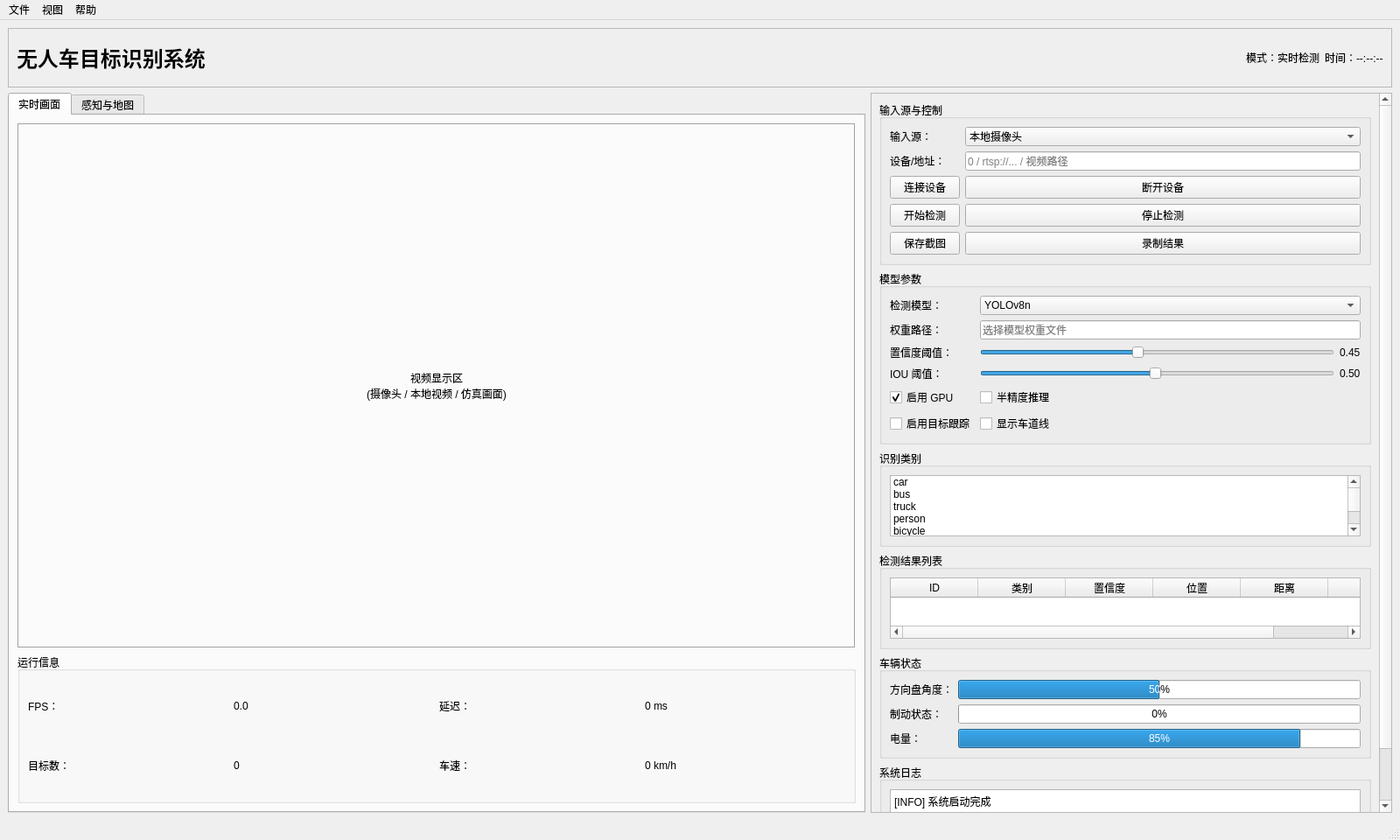
<?xml version="1.0" encoding="UTF-8"?>
<ui version="4.0">
 <class>MainWindow</class>
 <widget class="QMainWindow" name="MainWindow">
  <property name="geometry">
   <rect>
    <x>0</x>
    <y>0</y>
    <width>1600</width>
    <height>960</height>
   </rect>
  </property>
  <property name="windowTitle">
   <string>无人车目标识别系统</string>
  </property>
  <widget class="QWidget" name="centralwidget">
   <layout class="QVBoxLayout" name="verticalLayout_main">
    <item>
     <widget class="QFrame" name="frame_header">
      <property name="frameShape">
       <enum>QFrame::StyledPanel</enum>
      </property>
      <property name="frameShadow">
       <enum>QFrame::Raised</enum>
      </property>
      <layout class="QHBoxLayout" name="horizontalLayout_header">
       <item>
        <widget class="QLabel" name="label_title">
         <property name="minimumSize">
          <size>
           <width>0</width>
           <height>48</height>
          </size>
         </property>
         <property name="font">
          <font>
           <family>Microsoft YaHei</family>
           <pointsize>18</pointsize>
           <bold>true</bold>
           <weight>75</weight>
          </font>
         </property>
         <property name="text">
          <string>无人车目标识别系统</string>
         </property>
        </widget>
       </item>
       <item>
        <spacer name="horizontalSpacer_header">
         <property name="orientation">
          <enum>Qt::Horizontal</enum>
         </property>
         <property name="sizeHint" stdset="0">
          <size>
           <width>40</width>
           <height>20</height>
          </size>
         </property>
        </spacer>
       </item>
       <item>
        <widget class="QLabel" name="label_project">
         <property name="text">
          <string>模式：实时检测</string>
         </property>
        </widget>
       </item>
       <item>
        <widget class="QLabel" name="label_time">
         <property name="text">
          <string>时间：--:--:--</string>
         </property>
        </widget>
       </item>
      </layout>
     </widget>
    </item>
    <item>
     <layout class="QHBoxLayout" name="horizontalLayout_body">
      <item>
       <widget class="QTabWidget" name="tabWidget_left">
        <property name="minimumSize">
         <size>
          <width>980</width>
          <height>0</height>
         </size>
        </property>
        <property name="currentIndex">
         <number>0</number>
        </property>
        <widget class="QWidget" name="tab_realtime">
         <attribute name="title">
          <string>实时画面</string>
         </attribute>
         <layout class="QVBoxLayout" name="verticalLayout_realtime">
          <item>
           <widget class="QFrame" name="frame_video">
            <property name="frameShape">
             <enum>QFrame::Box</enum>
            </property>
            <property name="frameShadow">
             <enum>QFrame::Sunken</enum>
            </property>
            <property name="minimumSize">
             <size>
              <width>0</width>
              <height>600</height>
             </size>
            </property>
            <layout class="QVBoxLayout" name="verticalLayout_video">
             <item>
              <widget class="QLabel" name="label_video">
               <property name="minimumSize">
                <size>
                 <width>0</width>
                 <height>560</height>
                </size>
               </property>
               <property name="frameShape">
                <enum>QFrame::NoFrame</enum>
               </property>
               <property name="alignment">
                <set>Qt::AlignCenter</set>
               </property>
               <property name="text">
                <string>视频显示区
(摄像头 / 本地视频 / 仿真画面)</string>
               </property>
              </widget>
             </item>
            </layout>
           </widget>
          </item>
          <item>
           <layout class="QHBoxLayout" name="horizontalLayout_video_info">
            <item>
             <widget class="QGroupBox" name="groupBox_runtime">
              <property name="title">
               <string>运行信息</string>
              </property>
              <layout class="QGridLayout" name="gridLayout_runtime">
               <item row="0" column="0">
                <widget class="QLabel" name="label_fps_title">
                 <property name="text">
                  <string>FPS：</string>
                 </property>
                </widget>
               </item>
               <item row="0" column="1">
                <widget class="QLabel" name="label_fps_value">
                 <property name="text">
                  <string>0.0</string>
                 </property>
                </widget>
               </item>
               <item row="0" column="2">
                <widget class="QLabel" name="label_latency_title">
                 <property name="text">
                  <string>延迟：</string>
                 </property>
                </widget>
               </item>
               <item row="0" column="3">
                <widget class="QLabel" name="label_latency_value">
                 <property name="text">
                  <string>0 ms</string>
                 </property>
                </widget>
               </item>
               <item row="1" column="0">
                <widget class="QLabel" name="label_objects_title">
                 <property name="text">
                  <string>目标数：</string>
                 </property>
                </widget>
               </item>
               <item row="1" column="1">
                <widget class="QLabel" name="label_objects_value">
                 <property name="text">
                  <string>0</string>
                 </property>
                </widget>
               </item>
               <item row="1" column="2">
                <widget class="QLabel" name="label_speed_title">
                 <property name="text">
                  <string>车速：</string>
                 </property>
                </widget>
               </item>
               <item row="1" column="3">
                <widget class="QLabel" name="label_speed_value">
                 <property name="text">
                  <string>0 km/h</string>
                 </property>
                </widget>
               </item>
              </layout>
             </widget>
            </item>
           </layout>
          </item>
         </layout>
        </widget>
        <widget class="QWidget" name="tab_map">
         <attribute name="title">
          <string>感知与地图</string>
         </attribute>
         <layout class="QVBoxLayout" name="verticalLayout_map">
          <item>
           <widget class="QSplitter" name="splitter_map">
            <property name="orientation">
             <enum>Qt::Horizontal</enum>
            </property>
            <widget class="QFrame" name="frame_bev">
             <property name="frameShape">
              <enum>QFrame::Box</enum>
             </property>
             <layout class="QVBoxLayout" name="verticalLayout_bev">
              <item>
               <widget class="QLabel" name="label_bev">
                <property name="alignment">
                 <set>Qt::AlignCenter</set>
                </property>
                <property name="text">
                 <string>BEV / 鸟瞰视图</string>
                </property>
               </widget>
              </item>
             </layout>
            </widget>
            <widget class="QFrame" name="frame_map">
             <property name="frameShape">
              <enum>QFrame::Box</enum>
             </property>
             <layout class="QVBoxLayout" name="verticalLayout_mapview">
              <item>
               <widget class="QLabel" name="label_mapview">
                <property name="alignment">
                 <set>Qt::AlignCenter</set>
                </property>
                <property name="text">
                 <string>地图 / 路径规划预览</string>
                </property>
               </widget>
              </item>
             </layout>
            </widget>
           </widget>
          </item>
         </layout>
        </widget>
       </widget>
      </item>
      <item>
       <widget class="QScrollArea" name="scrollArea_right">
        <property name="widgetResizable">
         <bool>true</bool>
        </property>
        <widget class="QWidget" name="scrollAreaWidgetContents">
         <property name="geometry">
          <rect>
           <x>0</x>
           <y>0</y>
           <width>500</width>
           <height>1400</height>
          </rect>
         </property>
         <layout class="QVBoxLayout" name="verticalLayout_rightpanel">
          <item>
           <widget class="QGroupBox" name="groupBox_input">
            <property name="title">
             <string>输入源与控制</string>
            </property>
            <layout class="QGridLayout" name="gridLayout_input">
             <item row="0" column="0">
              <widget class="QLabel" name="label_source">
               <property name="text">
                <string>输入源：</string>
               </property>
              </widget>
             </item>
             <item row="0" column="1">
              <widget class="QComboBox" name="comboBox_source">
               <item>
                <property name="text">
                 <string>本地摄像头</string>
                </property>
               </item>
               <item>
                <property name="text">
                 <string>网络摄像头</string>
                </property>
               </item>
               <item>
                <property name="text">
                 <string>本地视频文件</string>
                </property>
               </item>
               <item>
                <property name="text">
                 <string>仿真数据流</string>
                </property>
               </item>
              </widget>
             </item>
             <item row="1" column="0">
              <widget class="QLabel" name="label_device_id">
               <property name="text">
                <string>设备/地址：</string>
               </property>
              </widget>
             </item>
             <item row="1" column="1">
              <widget class="QLineEdit" name="lineEdit_device">
               <property name="placeholderText">
                <string>0 / rtsp://... / 视频路径</string>
               </property>
              </widget>
             </item>
             <item row="2" column="0">
              <widget class="QPushButton" name="pushButton_connect">
               <property name="text">
                <string>连接设备</string>
               </property>
              </widget>
             </item>
             <item row="2" column="1">
              <widget class="QPushButton" name="pushButton_disconnect">
               <property name="text">
                <string>断开设备</string>
               </property>
              </widget>
             </item>
             <item row="3" column="0">
              <widget class="QPushButton" name="pushButton_start">
               <property name="text">
                <string>开始检测</string>
               </property>
              </widget>
             </item>
             <item row="3" column="1">
              <widget class="QPushButton" name="pushButton_stop">
               <property name="text">
                <string>停止检测</string>
               </property>
              </widget>
             </item>
             <item row="4" column="0">
              <widget class="QPushButton" name="pushButton_snapshot">
               <property name="text">
                <string>保存截图</string>
               </property>
              </widget>
             </item>
             <item row="4" column="1">
              <widget class="QPushButton" name="pushButton_record">
               <property name="text">
                <string>录制结果</string>
               </property>
              </widget>
             </item>
            </layout>
           </widget>
          </item>
          <item>
           <widget class="QGroupBox" name="groupBox_model">
            <property name="title">
             <string>模型参数</string>
            </property>
            <layout class="QGridLayout" name="gridLayout_model">
             <item row="0" column="0">
              <widget class="QLabel" name="label_model">
               <property name="text">
                <string>检测模型：</string>
               </property>
              </widget>
             </item>
             <item row="0" column="1">
              <widget class="QComboBox" name="comboBox_model">
               <item>
                <property name="text">
                 <string>YOLOv8n</string>
                </property>
               </item>
               <item>
                <property name="text">
                 <string>YOLOv8s</string>
                </property>
               </item>
               <item>
                <property name="text">
                 <string>YOLOv8m</string>
                </property>
               </item>
               <item>
                <property name="text">
                 <string>自定义ONNX</string>
                </property>
               </item>
              </widget>
             </item>
             <item row="1" column="0">
              <widget class="QLabel" name="label_weight">
               <property name="text">
                <string>权重路径：</string>
               </property>
              </widget>
             </item>
             <item row="1" column="1">
              <widget class="QLineEdit" name="lineEdit_weight">
               <property name="placeholderText">
                <string>选择模型权重文件</string>
               </property>
              </widget>
             </item>
             <item row="2" column="0">
              <widget class="QLabel" name="label_confidence">
               <property name="text">
                <string>置信度阈值：</string>
               </property>
              </widget>
             </item>
             <item row="2" column="1">
              <layout class="QHBoxLayout" name="horizontalLayout_confidence">
               <item>
                <widget class="QSlider" name="horizontalSlider_confidence">
                 <property name="minimum">
                  <number>1</number>
                 </property>
                 <property name="maximum">
                  <number>100</number>
                 </property>
                 <property name="value">
                  <number>45</number>
                 </property>
                 <property name="orientation">
                  <enum>Qt::Horizontal</enum>
                 </property>
                </widget>
               </item>
               <item>
                <widget class="QLabel" name="label_confidence_value">
                 <property name="text">
                  <string>0.45</string>
                 </property>
                </widget>
               </item>
              </layout>
             </item>
             <item row="3" column="0">
              <widget class="QLabel" name="label_iou">
               <property name="text">
                <string>IOU 阈值：</string>
               </property>
              </widget>
             </item>
             <item row="3" column="1">
              <layout class="QHBoxLayout" name="horizontalLayout_iou">
               <item>
                <widget class="QSlider" name="horizontalSlider_iou">
                 <property name="minimum">
                  <number>1</number>
                 </property>
                 <property name="maximum">
                  <number>100</number>
                 </property>
                 <property name="value">
                  <number>50</number>
                 </property>
                 <property name="orientation">
                  <enum>Qt::Horizontal</enum>
                 </property>
                </widget>
               </item>
               <item>
                <widget class="QLabel" name="label_iou_value">
                 <property name="text">
                  <string>0.50</string>
                 </property>
                </widget>
               </item>
              </layout>
             </item>
             <item row="4" column="0">
              <widget class="QCheckBox" name="checkBox_gpu">
               <property name="text">
                <string>启用 GPU</string>
               </property>
               <property name="checked">
                <bool>true</bool>
               </property>
              </widget>
             </item>
             <item row="4" column="1">
              <widget class="QCheckBox" name="checkBox_half">
               <property name="text">
                <string>半精度推理</string>
               </property>
              </widget>
             </item>
             <item row="5" column="0">
              <widget class="QCheckBox" name="checkBox_track">
               <property name="text">
                <string>启用目标跟踪</string>
               </property>
              </widget>
             </item>
             <item row="5" column="1">
              <widget class="QCheckBox" name="checkBox_lane">
               <property name="text">
                <string>显示车道线</string>
               </property>
              </widget>
             </item>
            </layout>
           </widget>
          </item>
          <item>
           <widget class="QGroupBox" name="groupBox_classes">
            <property name="title">
             <string>识别类别</string>
            </property>
            <layout class="QVBoxLayout" name="verticalLayout_classes">
             <item>
              <widget class="QListWidget" name="listWidget_classes">
               <item>
                <property name="text">
                 <string>car</string>
                </property>
               </item>
               <item>
                <property name="text">
                 <string>bus</string>
                </property>
               </item>
               <item>
                <property name="text">
                 <string>truck</string>
                </property>
               </item>
               <item>
                <property name="text">
                 <string>person</string>
                </property>
               </item>
               <item>
                <property name="text">
                 <string>bicycle</string>
                </property>
               </item>
               <item>
                <property name="text">
                 <string>motorbike</string>
                </property>
               </item>
               <item>
                <property name="text">
                 <string>traffic light</string>
                </property>
               </item>
               <item>
                <property name="text">
                 <string>stop sign</string>
                </property>
               </item>
              </widget>
             </item>
            </layout>
           </widget>
          </item>
          <item>
           <widget class="QGroupBox" name="groupBox_result_table">
            <property name="title">
             <string>检测结果列表</string>
            </property>
            <layout class="QVBoxLayout" name="verticalLayout_table">
             <item>
              <widget class="QTableWidget" name="tableWidget_results">
               <property name="columnCount">
                <number>6</number>
               </property>
               <column>
                <property name="text">
                 <string>ID</string>
                </property>
               </column>
               <column>
                <property name="text">
                 <string>类别</string>
                </property>
               </column>
               <column>
                <property name="text">
                 <string>置信度</string>
                </property>
               </column>
               <column>
                <property name="text">
                 <string>位置</string>
                </property>
               </column>
               <column>
                <property name="text">
                 <string>距离</string>
                </property>
               </column>
               <column>
                <property name="text">
                 <string>速度</string>
                </property>
               </column>
              </widget>
             </item>
            </layout>
           </widget>
          </item>
          <item>
           <widget class="QGroupBox" name="groupBox_vehicle">
            <property name="title">
             <string>车辆状态</string>
            </property>
            <layout class="QGridLayout" name="gridLayout_vehicle">
             <item row="0" column="0">
              <widget class="QLabel" name="label_steer_title">
               <property name="text">
                <string>方向盘角度：</string>
               </property>
              </widget>
             </item>
             <item row="0" column="1">
              <widget class="QProgressBar" name="progressBar_steer">
               <property name="minimum">
                <number>-100</number>
               </property>
               <property name="maximum">
                <number>100</number>
               </property>
               <property name="value">
                <number>0</number>
               </property>
              </widget>
             </item>
             <item row="1" column="0">
              <widget class="QLabel" name="label_brake_title">
               <property name="text">
                <string>制动状态：</string>
               </property>
              </widget>
             </item>
             <item row="1" column="1">
              <widget class="QProgressBar" name="progressBar_brake">
               <property name="value">
                <number>0</number>
               </property>
              </widget>
             </item>
             <item row="2" column="0">
              <widget class="QLabel" name="label_battery_title">
               <property name="text">
                <string>电量：</string>
               </property>
              </widget>
             </item>
             <item row="2" column="1">
              <widget class="QProgressBar" name="progressBar_battery">
               <property name="value">
                <number>85</number>
               </property>
              </widget>
             </item>
            </layout>
           </widget>
          </item>
          <item>
           <widget class="QGroupBox" name="groupBox_log">
            <property name="title">
             <string>系统日志</string>
            </property>
            <layout class="QVBoxLayout" name="verticalLayout_log">
             <item>
              <widget class="QPlainTextEdit" name="plainTextEdit_log">
               <property name="readOnly">
                <bool>true</bool>
               </property>
               <property name="plainText">
                <string>[INFO] 系统启动完成
[INFO] 等待连接输入源...</string>
               </property>
              </widget>
             </item>
            </layout>
           </widget>
          </item>
          <item>
           <spacer name="verticalSpacer_bottom">
            <property name="orientation">
             <enum>Qt::Vertical</enum>
            </property>
            <property name="sizeHint" stdset="0">
             <size>
              <width>20</width>
              <height>40</height>
             </size>
            </property>
           </spacer>
          </item>
         </layout>
        </widget>
       </widget>
      </item>
     </layout>
    </item>
   </layout>
  </widget>
  <widget class="QMenuBar" name="menubar">
   <property name="geometry">
    <rect>
     <x>0</x>
     <y>0</y>
     <width>1600</width>
     <height>26</height>
    </rect>
   </property>
   <widget class="QMenu" name="menu_file">
    <property name="title">
     <string>文件</string>
    </property>
    <addaction name="action_open_video"/>
    <addaction name="action_open_model"/>
    <addaction name="action_export_result"/>
    <addaction name="action_exit"/>
   </widget>
   <widget class="QMenu" name="menu_view">
    <property name="title">
     <string>视图</string>
    </property>
    <addaction name="action_show_toolbar"/>
    <addaction name="action_fullscreen"/>
   </widget>
   <widget class="QMenu" name="menu_help">
    <property name="title">
     <string>帮助</string>
    </property>
    <addaction name="action_about"/>
   </widget>
   <addaction name="menu_file"/>
   <addaction name="menu_view"/>
   <addaction name="menu_help"/>
  </widget>
  <widget class="QStatusBar" name="statusbar">
   <property name="sizeGripEnabled">
    <bool>true</bool>
   </property>
  </widget>
  <action name="action_open_video">
   <property name="text">
    <string>打开视频</string>
   </property>
  </action>
  <action name="action_open_model">
   <property name="text">
    <string>加载模型</string>
   </property>
  </action>
  <action name="action_export_result">
   <property name="text">
    <string>导出结果</string>
   </property>
  </action>
  <action name="action_exit">
   <property name="text">
    <string>退出</string>
   </property>
  </action>
  <action name="action_show_toolbar">
   <property name="text">
    <string>显示工具栏</string>
   </property>
  </action>
  <action name="action_fullscreen">
   <property name="text">
    <string>全屏</string>
   </property>
  </action>
  <action name="action_about">
   <property name="text">
    <string>关于</string>
   </property>
  </action>
 </widget>
 <resources/>
 <connections/>
</ui>
